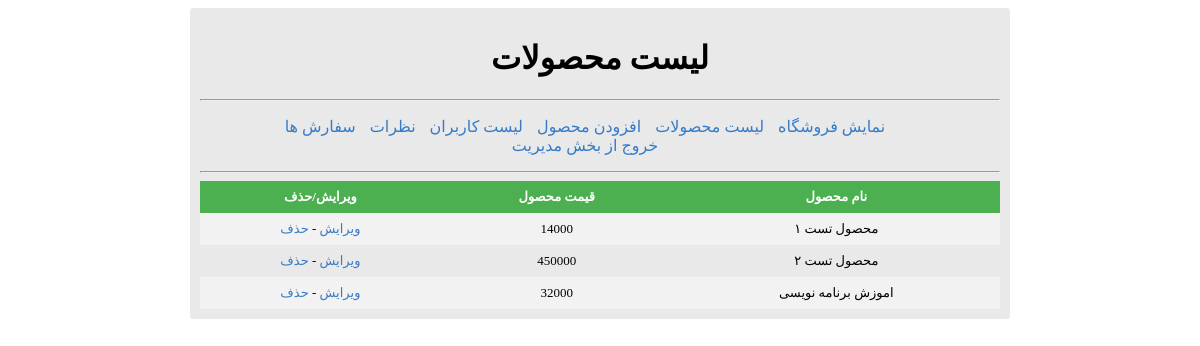
The app's page /admin/products.php (signed in) with its own data.
### tables this page shows
CREATE TABLE `products`
(
    `id`            int(11)      NOT NULL,
    `product_name`  text         NOT NULL,
    `product_price` mediumint(9) NOT NULL,
    `product_desc`  text         NOT NULL,
    `product_image` text         NOT NULL,
    `product_date`  timestamp    NOT NULL DEFAULT current_timestamp()
);

### admin/products.php (the view, shortened to what this page needs)
<?php
require_once '../config/autoload.php';
$query = mysqli_query($db, "SELECT * FROM products");
?>
<!doctype html>
<html lang="en">
<head>
    <link rel="stylesheet" href="../styles/styles.css">
</head>
<body>
<div id="main">
    <h1>لیست محصولات</h1>
    <hr>
    <div class="nav">
        <ul>
            <li><a href="../index.php">نمایش فروشگاه</a></li>
            <li><a href="products.php">لیست محصولات</a></li>
            <li><a href="add-product.php">افزودن محصول</a></li>
            <li><a href="users.php">لیست کاربران</a></li>
            <li><a href="comments.php">نظرات</a></li>
            <li><a href="orders.php">سفارش ها</a></li>
            <li><a href="/process/logout.php">خروج از بخش مدیریت</a></li>
        </ul>
        <hr>
        <div class="admin-main">
            <div class="products">
                <table>
                    <tr>
                        <th>نام محصول</th>
                        <th>قیمت محصول</th>
                        <th>ویرایش/حذف</th>
                    </tr>
                    <?php while ($product = mysqli_fetch_array($query)) { ?>
                        <tr>
                            <td><?php echo $product['product_name'] ?></td>
                            <td><?php echo $product ['product_price'] ?></td>
                            <td><a href="edit-product.php?id=<?php echo $product['id'] ?>">ویرایش</a> - <a
                                        href="delete-product.php?id=<?php echo $product['id'] ?>">حذف</a></td>
                        </tr>
                    <?php } ?>
                </table>
            </div>
        </div>
    </div>
</div>
</body>
</html>

### styles/styles.css (style rules this page uses)
body { direction: rtl; font-family: tahoma; }
#main { width: 800px; background-color: #e9e9e9; margin: 0 auto; padding: 10px; border-radius: 3px; }
#main h1 { text-align: center; }
#main .nav { text-align: center; }
#main .nav ul li { display: inline-block; margin-left: 10px; }
.admin-main table { border-collapse: collapse; width: 100%; font-size: 13px; text-align: center; }
.admin-main th, td { padding: 8px; }
.admin-main tr:nth-child(even) { background-color: #f2f2f2 }
.admin-main th { background-color: #4CAF50; color: white; }
.admin-main a, #main a { text-decoration: none; color: #377bc7; }

### records on screen
products: product_name "محصول تست ۱", product_price "14000"
products: product_name "محصول تست ۲", product_price "450000"
products: product_name "اموزش برنامه نویسی", product_price "32000"
